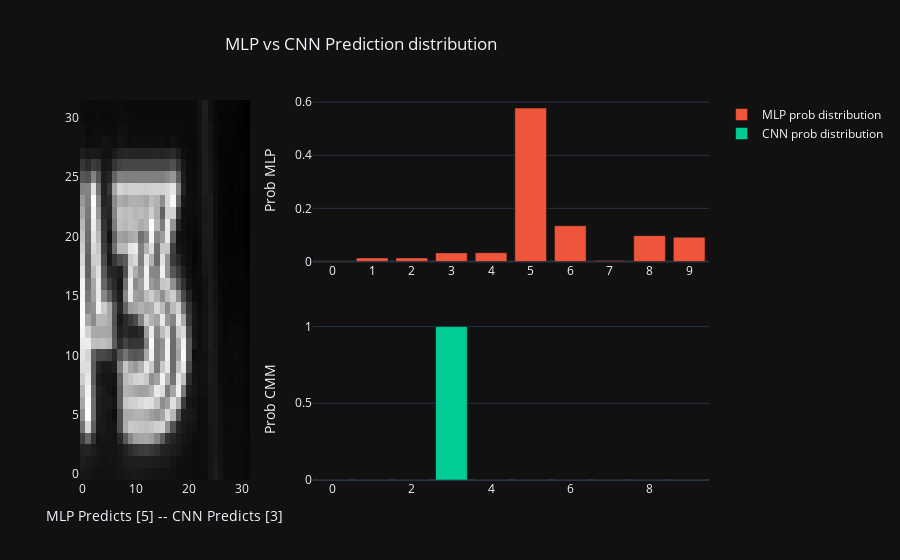

The cell this chart's notebook holds for it:
### Code cell
plot_pred_dist()

### Figure 1 — Plotly figure (JSON) as saved in the notebook; plotly's stock layout.template omitted (floating-point values rounded to 4 significant figures; data arrays with more than 128 entries replaced by an {"elided": "..."} marker saying what was removed)
{"data": [{"colorscale": [[0, "rgb(0, 0, 0)"], [0.09091, "rgb(16, 16, 16)"], [0.1818, "rgb(38, 38, 38)"], [0.2727, "rgb(59, 59, 59)"], [0.3636, "rgb(81, 80, 80)"], [0.4545, "rgb(102, 101, 101)"], [0.5455, "rgb(124, 123, 122)"], [0.6364, "rgb(146, 146, 145)"], [0.7273, "rgb(171, 171, 170)"], [0.8182, "rgb(197, 197, 195)"], [0.9091, "rgb(224, 224, 223)"], [1, "rgb(254, 254, 253)"]], "name": "Image", "showscale": false, "transpose": true, "type": "heatmap", "xaxis": "x", "yaxis": "y", "z": {"elided": "32x32 float values"}}, {"name": "MLP prob distribution", "type": "bar", "x": [0, 1, 2, 3, 4, 5, 6, 7, 8, 9], "xaxis": "x2", "y": [0.002197, 0.01348, 0.01363, 0.03243, 0.03303, 0.5776, 0.1347, 0.00401, 0.0974, 0.0915], "yaxis": "y2"}, {"name": "CNN prob distribution", "type": "bar", "x": [0, 1, 2, 3, 4, 5, 6, 7, 8, 9], "xaxis": "x3", "y": [5.736e-14, 7.046e-09, 1.757e-08, 1.0, 2.241e-11, 1.595e-06, 1.213e-11, 1.178e-08, 6.605e-10, 6.308e-11], "yaxis": "y3"}, {"colorscale": [[0, "rgb(0, 0, 0)"], [0.09091, "rgb(16, 16, 16)"], [0.1818, "rgb(38, 38, 38)"], [0.2727, "rgb(59, 59, 59)"], [0.3636, "rgb(81, 80, 80)"], [0.4545, "rgb(102, 101, 101)"], [0.5455, "rgb(124, 123, 122)"], [0.6364, "rgb(146, 146, 145)"], [0.7273, "rgb(171, 171, 170)"], [0.8182, "rgb(197, 197, 195)"], [0.9091, "rgb(224, 224, 223)"], [1, "rgb(254, 254, 253)"]], "name": "Image", "showscale": false, "transpose": true, "type": "heatmap", "xaxis": "x", "yaxis": "y", "z": {"elided": "32x32 float values"}}], "layout": {"title": {"text": "MLP vs CNN Prediction distribution", "x": 0.25}, "xaxis": {"anchor": "y", "domain": [0, 0.27], "title": {"text": "MLP Predicts [5] -- CNN Predicts [3] "}}, "xaxis2": {"anchor": "y2", "domain": [0.37, 1], "dtick": 1}, "xaxis3": {"anchor": "y3", "domain": [0.37, 1]}, "yaxis": {"anchor": "x", "domain": [0, 1]}, "yaxis2": {"anchor": "x2", "domain": [0.575, 1], "title": {"text": "Prob MLP"}}, "yaxis3": {"anchor": "x3", "domain": [0, 0.425], "title": {"text": "Prob CMM"}}}}
